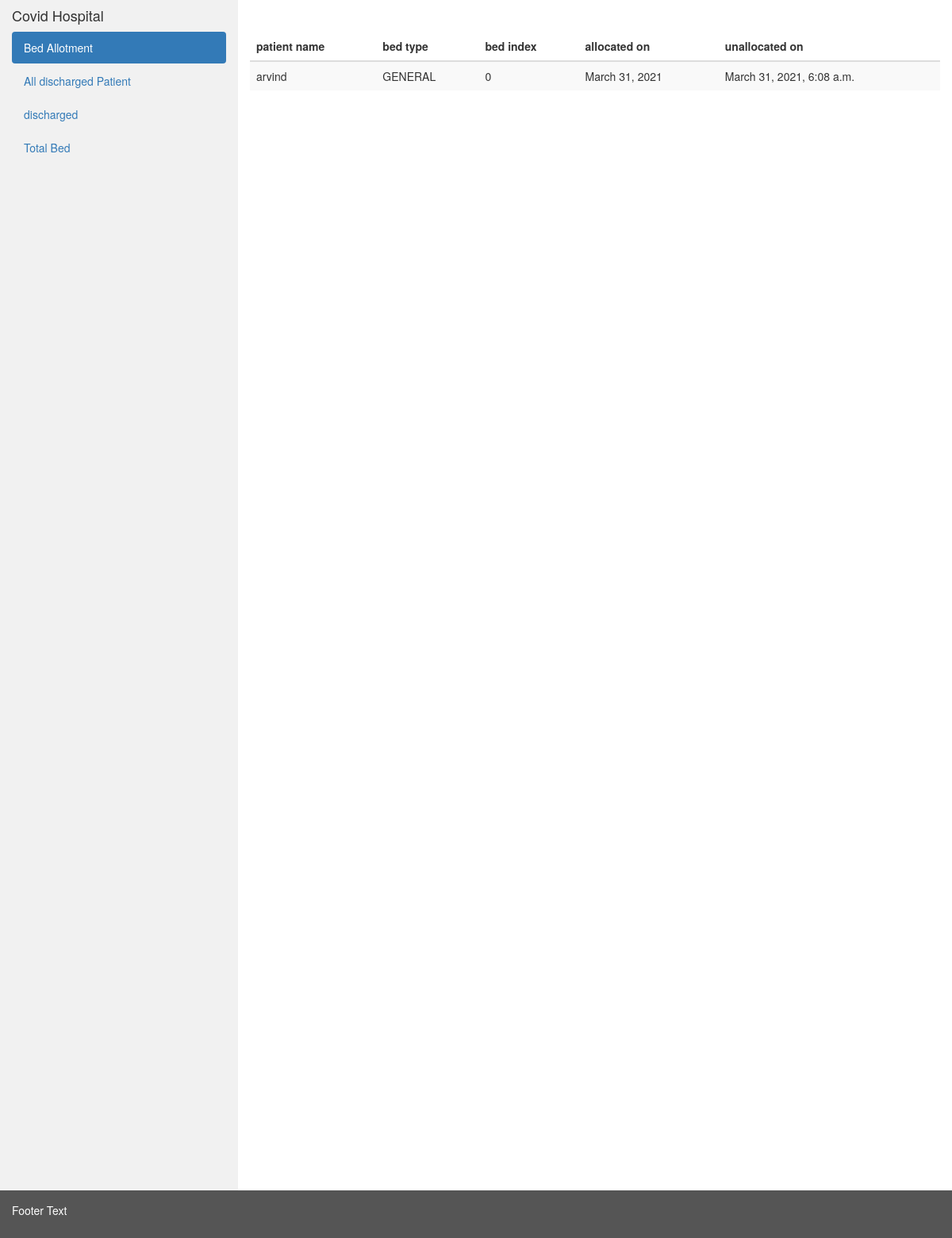
The app's page /discharge_list/ with its own data.
### bed/models.py (models this page shows)
class Patient(models.Model):
    patient_name = models.CharField(max_length=200)
    bed = models.ForeignKey(BedDetails,on_delete=models.CASCADE,default=None,blank=True,null=True)
    allocated_on = models.DateField(auto_now_add=True)
    unallocated_on = models.DateTimeField(auto_now=False,null=True,blank=True)
    discharged = models.BooleanField(default=False)

class BedDetails(models.Model):
    BED_TYPE = (
        ('GENERAL', 'GENERAL'),
        ('SEMI_PRIVATE', 'SEMI_PRIVATE'),
        ('PRIVATE', 'PRIVATE'),
    )
    type = models.CharField(max_length=100, choices=BED_TYPE, default='')
    occupied= models.BooleanField(default=False)
    bed_index = models.IntegerField()
    created_on = models.DateField(auto_now_add=True)

### bed/views.py (the view)
# urls.py: path('discharge_list/',views.PatientDischargelist.as_view(), name='bed_list'),
class PatientDischargelist(ListView):
    def get_queryset(self):
        model = Patient
        template_name = "patient_list.html"
        queryset = Patient.objects.filter(discharged=1).order_by("id")
        return queryset

### templates/bed/patient_list.html (shortened to what this page needs)
<!DOCTYPE html>
<html lang="en">
<head>
    <link rel="stylesheet" href="https://maxcdn.bootstrapcdn.com/bootstrap/3.4.1/css/bootstrap.min.css">
</head>
<body>
<div class="container-fluid">
    <div class="row content">
        <div class="col-sm-3 sidenav">
            <h4>Covid Hospital</h4>
            <ul class="nav nav-pills nav-stacked">
                <li class="active"><a href="/">Bed Allotment</a></li>
                <li><a href="/">All discharged Patient</a></li>
                <li><a href="/discharge/">discharged</a></li>
                <li><a href="/bed_list">Total Bed</a></li>
            </ul>
            <br>
        </div>
        <div class="col-sm-9">
            <br>
            <br>
            <table class="table table-striped">
            <thead>
              <tr>
                <th>patient name</th>
                <th>bed type</th>
                <th>bed index</th>
                 <th>allocated on</th>
                  <th>unallocated on</th>
              </tr>
            </thead>
        <tbody>
         {% for object in object_list %}
              <tr>
                <td>{{object.patient_name}}</td>
                <td>{{object.bed.type}}</td>
                <td>{{object.bed.bed_index}}</td>
                  <td>{{object.allocated_on}}</td>
                  <td>{{object.unallocated_on}}</td>
              </tr>
         {% endfor %}
            </tbody>
     </table>
        </div>
    </div>
</div>
<footer class="container-fluid">
    <p>Footer Text</p>
</footer>
</body>
</html>

### templates/bed/patient_list.html (style rules this page uses)
.row.content { height: 1500px }
.sidenav { background-color: #f1f1f1; height: 100%; }
footer { background-color: #555; color: white; padding: 15px; }

### records on screen
Patient: patient_name "arvind", bed.type "GENERAL", bed.bed_index "0", allocated_on "March 31, 2021", unallocated_on "March 31, 2021, 6:08 a.m."
